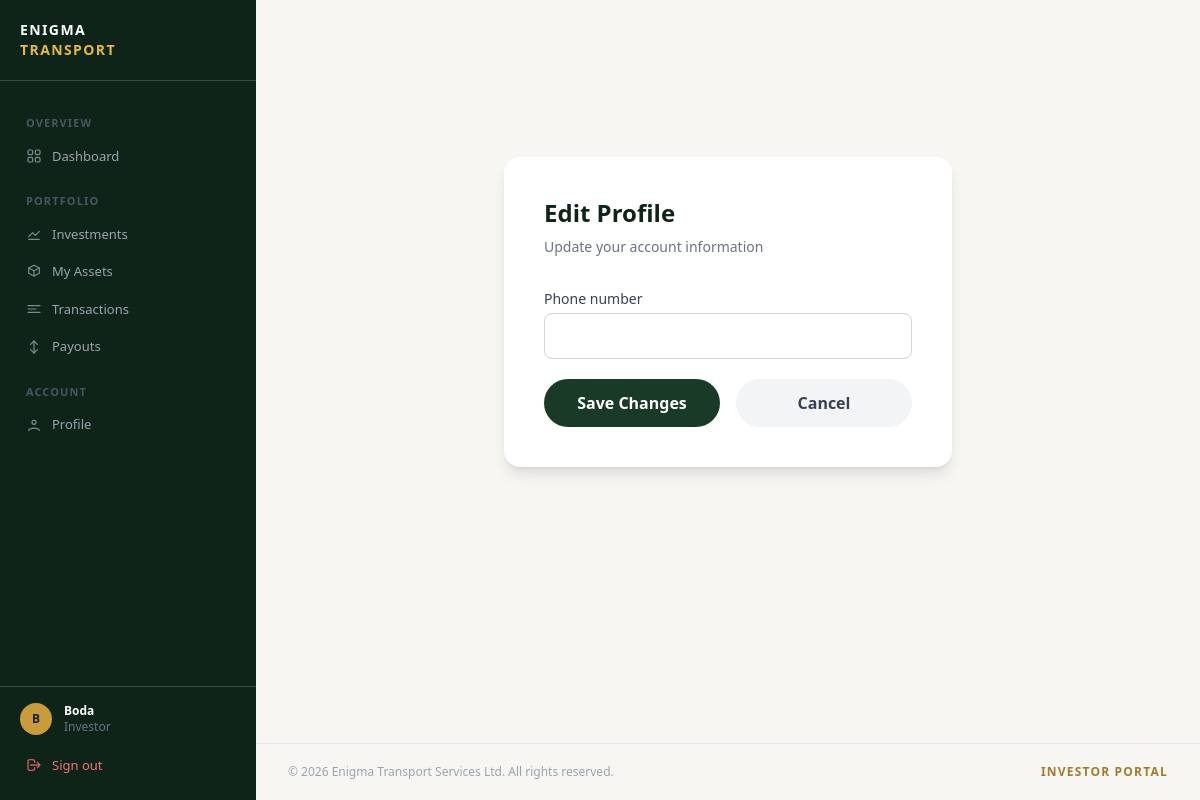
The page /investors/profile/edit/ (signed in) on the database its author committed.
### accounts/models.py (models this page shows, shortened)
class User(AbstractUser):
    ROLE_CHOICES = (
        ('admin', 'Admin'),
        ('investor', 'Investor'),
    )
    role = models.CharField(max_length=20, choices=ROLE_CHOICES, default='investor')
    email = models.EmailField(unique=True)  # ← add this
    created_at = models.DateTimeField(auto_now_add=True)

### investors/views.py (the view)
# urls.py: path('profile/edit/', views.profile_edit_view, name='profile_edit'),
@investor_required
def profile_edit_view(request):
    try:
        profile = request.user.investorprofile
    except InvestorProfile.DoesNotExist:
        return redirect('profile_create')
    if request.method == 'POST':
        form = InvestorProfileForm(request.POST, instance=profile)
        if form.is_valid():
            form.save()
            messages.success(request, 'Profile updated successfully.')
            return redirect('profile')
    else:
        form = InvestorProfileForm(instance=profile)
    return render(request, 'investors/profile_edit.html', {'form': form})

### investors/forms.py
class InvestorProfileForm(forms.ModelForm):
    class Meta:
        model = InvestorProfile
        fields = ('phone_number',)

### templates/investors/profile_edit.html (shortened to what this page needs)
{% extends 'base.html' %}
{% block dashboard_content %}
<div class="min-h-[70vh] flex items-center justify-center">
    <div class="bg-white rounded-2xl shadow-lg p-10 w-full max-w-md">
        <h2 class="text-2xl font-bold text-[#0f2419] mb-2">Edit Profile</h2>
        <p class="text-gray-500 text-sm mb-8">Update your account information</p>
        <form method="POST">
            {% for field in form %}
            <div class="mb-5">
                <label class="block text-sm font-medium text-gray-700 mb-1">{{ field.label }}</label>
                <input type="text" name="{{ field.html_name }}"
                    class="w-full border border-gray-300 rounded-lg px-4 py-3 text-sm focus:outline-none focus:ring-2 focus:ring-[#e6b84a]"
                    {% if field.value %}value="{{ field.value }}"{% endif %}>
            </div>
            {% endfor %}
            <div class="flex gap-4">
                <button type="submit"
                    class="flex-1 bg-[#1a3a28] text-white py-3 rounded-full font-semibold hover:bg-[#0f2419] transition">
                    Save Changes
                </button>
                <a href="{% url 'profile' %}"
                    class="flex-1 text-center bg-gray-100 text-gray-700 py-3 rounded-full font-semibold hover:bg-gray-200 transition">
                    Cancel
                </a>
            </div>
        </form>
    </div>
</div>
{% endblock %}

### templates/base.html (shortened to what this page needs)
<!DOCTYPE html>
<html lang="en">
<head>
    <script src="https://cdn.tailwindcss.com"></script>
</head>
<body class="bg-surface font-sans">
{% if user.is_authenticated %}
<aside id="sidebar">
    <div class="px-5 py-5 border-b border-forest-muted flex items-center justify-between shrink-0">
        <a href="/" class="flex flex-col leading-tight">
            <span class="text-white font-bold text-sm tracking-widest uppercase">Enigma</span>
            <span class="text-gold-light font-bold text-sm tracking-widest uppercase">Transport</span>
        </a>
    </div>
    <nav class="flex-1 px-3 py-4 overflow-y-auto min-h-0">
        {% if user.role == 'admin' %}
        <span class="nav-section">OVERVIEW</span>
        <a href="{% url 'admin_dashboard' %}" class="nav-item {% if request.resolver_match.url_name == 'admin_dashboard' %}active{% endif %}">
            <svg xmlns="http://www.w3.org/2000/svg"
                 viewBox="0 0 24 24"
                 fill="none"
                 stroke="currentColor"
                 stroke-width="1.8"
                 stroke-linecap="round"
                 stroke-linejoin="round"
                 class="w-6 h-6">
              <rect x="3" y="3" width="7" height="7" rx="2"/>
              <rect x="14" y="3" width="7" height="7" rx="2"/>
              <rect x="3" y="14" width="7" height="7" rx="2"/>
              <rect x="14" y="14" width="7" height="7" rx="2"/>
            </svg>
            Dashboard
        </a>
        <span class="nav-section">INVESTMENT</span>
        <a href="{% url 'admin_investor_list' %}" class="nav-item {% if 'investor' in request.resolver_match.url_name %}active{% endif %}">
            <svg xmlns="http://www.w3.org/2000/svg"
                 viewBox="0 0 24 24"
                 fill="none"
                 stroke="currentColor"
                 stroke-width="1.8"
                 stroke-linecap="round"
                 stroke-linejoin="round"
                 class="w-6 h-6">
              <circle cx="12" cy="8" r="3"/>
              <path d="M4 20c1.8-4.5 14.2-4.5 16 0"/>
            </svg>
            Investors
        </a>
        <a href="{% url 'admin_asset_list' %}" class="nav-item {% if 'asset' in request.resolver_match.url_name %}active{% endif %}">
            <svg xmlns="http://www.w3.org/2000/svg"
                 viewBox="0 0 24 24"
                 fill="none"
                 stroke="currentColor"
                 stroke-width="1.8"
                 stroke-linecap="round"
                 stroke-linejoin="round"
                 class="w-6 h-6">
              <path d="M12 2l8 4-8 4-8-4 8-4z"/>
              <path d="M4 6v8l8 4 8-4V6"/>
              <path d="M12 10v8"/>
            </svg>
            Assets
        </a>
        <span class="nav-section">FINANCE</span>
        <a href="{% url 'central_payment' %}" class="nav-item {% if 'payment' in request.resolver_match.url_name %}active{% endif %}">
            <svg xmlns="http://www.w3.org/2000/svg"
                 viewBox="0 0 24 24"
                 fill="none"
                 stroke="currentColor"
                 stroke-width="1.8"
                 stroke-linecap="round"
                 stroke-linejoin="round"
                 class="w-6 h-6">
              <rect x="3" y="5" width="18" height="14" rx="2"/>
              <path d="M3 10h18"/>
              <path d="M7 15h.01"/>
            </svg>
            Payments
        </a>
        <a href="{% url 'admin_transaction_list' %}" class="nav-item {% if 'transaction' in request.resolver_match.url_name %}active{% endif %}">
            <svg xmlns="http://www.w3.org/2000/svg"
                 viewBox="0 0 24 24"
                 fill="none"
                 stroke="currentColor"
                 stroke-width="1.8"
                 stroke-linecap="round"
                 stroke-linejoin="round"
                 class="w-6 h-6">
              <path d="M3 7h18"/>
              <path d="M3 12h12"/>
              <path d="M3 17h18"/>
              <path d="M17 10l3 2-3 2"/>
            </svg>
            Transactions
        </a>
        <a href="{% url 'admin_payout_list' %}" class="nav-item {% if 'payout' in request.resolver_match.url_name %}active{% endif %}">
            <svg xmlns="http://www.w3.org/2000/svg"
                 viewBox="0 0 24 24"
                 fill="none"
                 stroke="currentColor"
                 stroke-width="1.8"
                 stroke-linecap="round"
                 stroke-linejoin="round"
                 class="w-6 h-6">
              <path d="M12 3v18"/>
              <path d="M7 8l5-5 5 5"/>
              <path d="M7 16l5 5 5-5"/>
            </svg>
            Payouts
        </a>
        <a href="{% url 'remittance_list' %}" class="nav-item {% if 'remittance' in request.resolver_match.url_name %}active{% endif %}">
            <svg xmlns="http://www.w3.org/2000/svg"
                 viewBox="0 0 24 24"
                 fill="none"
                 stroke="currentColor"
                 stroke-width="1.8"
                 stroke-linecap="round"
                 stroke-linejoin="round"
                 class="w-6 h-6">
              <path d="M7 7h10"/>
              <path d="M7 12h10"/>
              <path d="M7 17h10"/>
              <path d="M16 5l3 2-3 2"/>
            </svg>
            Remittance History
        </a>
        <span class="nav-section">SYSTEM</span>
        <a href="{% url 'admin_auditlog_list' %}" class="nav-item {% if 'auditlog' in request.resolver_match.url_name %}active{% endif %}">
            <svg xmlns="http://www.w3.org/2000/svg"
                 viewBox="0 0 24 24"
                 fill="none"
                 stroke="currentColor"
                 stroke-width="1.8"
                 stroke-linecap="round"
                 stroke-linejoin="round"
                 class="w-6 h-6">
              <path d="M9 4h6"/>
              <path d="M8 7h8"/>
              <path d="M6 20h12a2 2 0 0 0 2-2V6"/>
              <path d="M6 6v12a2 2 0 0 0 2 2"/>
            </svg>
            Audit Logs
        </a>
        {% else %}
        <span class="nav-section">Overview</span>
        <a href="{% url 'investor_dashboard' %}" class="nav-item {% if request.resolver_match.url_name == 'investor_dashboard' %}active{% endif %}">
            Dashboard
        </a>
        <span class="nav-section">Portfolio</span>
        <a href="{% url 'investment_list' %}" class="nav-item {% if 'investment' in request.resolver_match.url_name %}active{% endif %}">
            <svg xmlns="http://www.w3.org/2000/svg"
                 viewBox="0 0 24 24"
                 fill="none"
                 stroke="currentColor"
                 stroke-width="1.8"
                 stroke-linecap="round"
                 stroke-linejoin="round"
                 class="w-6 h-6">
              <path d="M4 16l6-6 4 4 6-6"/>
              <path d="M4 20h16"/>
            </svg>
            Investments
        </a>
        <a href="{% url 'asset_list' %}" class="nav-item {% if request.resolver_match.url_name == 'asset_list' %}active{% endif %}">
            <svg xmlns="http://www.w3.org/2000/svg"
                 viewBox="0 0 24 24"
                 fill="none"
                 stroke="currentColor"
                 stroke-width="1.8"
                 stroke-linecap="round"
                 stroke-linejoin="round"
                 class="w-6 h-6">
              <path d="M12 2l8 4-8 4-8-4 8-4z"/>
              <path d="M4 6v8l8 4 8-4V6"/>
              <path d="M12 10v8"/>
            </svg>
            My Assets
        </a>
        <a href="{% url 'transaction_list' %}" class="nav-item {% if request.resolver_match.url_name == 'transaction_list' %}active{% endif %}">
            <svg xmlns="http://www.w3.org/2000/svg"
                 viewBox="0 0 24 24"
                 fill="none"
                 stroke="currentColor"
                 stroke-width="1.8"
                 stroke-linecap="round"
                 stroke-linejoin="round"
                 class="w-6 h-6">
              <path d="M3 7h18"/>
              <path d="M3 12h12"/>
              <path d="M3 17h18"/>
            </svg>
            Transactions
        </a>
        <a href="{% url 'payout_list' %}" class="nav-item {% if request.resolver_match.url_name == 'payout_list' %}active{% endif %}">
            <svg xmlns="http://www.w3.org/2000/svg"
                 viewBox="0 0 24 24"
                 fill="none"
                 stroke="currentColor"
                 stroke-width="1.8"
                 stroke-linecap="round"
                 stroke-linejoin="round"
                 class="w-6 h-6">
              <path d="M12 3v18"/>
              <path d="M7 8l5-5 5 5"/>
              <path d="M7 16l5 5 5-5"/>
            </svg>
            Payouts
        </a>
        <span class="nav-section">Account</span>
        <a href="{% url 'profile' %}" class="nav-item {% if request.resolver_match.url_name == 'profile' %}active{% endif %}">
            <svg xmlns="http://www.w3.org/2000/svg"
                 viewBox="0 0 24 24"
                 fill="none"
                 stroke="currentColor"
                 stroke-width="1.8"
                 stroke-linecap="round"
                 stroke-linejoin="round"
                 class="w-6 h-6">
              <circle cx="12" cy="8" r="3"/>
              <path d="M4 20c1.8-4.5 14.2-4.5 16 0"/>
            </svg>
            Profile
        </a>
        {% endif %}
    </nav>
    <div class="border-t border-forest-muted px-3 py-4 shrink-0">
        <div class="flex items-center gap-3 px-2 mb-3">
            <div class="w-8 h-8 rounded-full bg-gold flex items-center justify-center text-forest-dark text-xs font-bold shrink-0">
                {{ user.username|first|upper }}
            </div>
            <div class="flex-1 min-w-0">
                <p class="text-white text-xs font-semibold truncate">{{ user.username }}</p>
                <p class="text-gray-500 text-xs capitalize">{{ user.role }}</p>
            </div>
        </div>
        <a href="{% url 'logout' %}" class="nav-item w-full text-red-400 hover:text-red-300 hover:bg-red-950/30">
            <svg fill="none" stroke="currentColor" viewBox="0 0 24 24"><path stroke-linecap="round" stroke-linejoin="round" stroke-width="2" d="M17 16l4-4m0 0l-4-4m4 4H7m6 4v1a3 3 0 01-3 3H6a3 3 0 01-3-3V7a3 3 0 013-3h4a3 3 0 013 3v1"/></svg>
            Sign out
        </a>
    </div>
</aside>
    <div id="main-content">
        <main class="flex-1 px-6 lg:px-8 py-8">{% block dashboard_content %}{% endblock %}</main>
        <footer class="px-6 lg:px-8 py-5 border-t border-gray-200">
            <div class="flex flex-col sm:flex-row justify-between items-center gap-1 text-xs text-gray-400">
                <span>&copy; 2026 Enigma Transport Services Ltd. All rights reserved.</span>
                <span class="text-gold-muted font-semibold tracking-widest uppercase text-xs">Investor Portal</span>
            </div>
        </footer>
    </div>
{% endif %}
</body>
</html>

### templates/base.html (style rules this page uses)
body { font-family: 'Inter', sans-serif; }
#sidebar { width: 256px; height: 100vh; position: fixed; top: 0; left: 0; display: flex; flex-direction: column; background: #0f2419; z-index: 40; transition: transform 0.25s ease; overflow: hidden; }
#main-content { margin-left: 256px; min-height: 100vh; display: flex; flex-direction: column; }
.nav-item { display: flex; align-items: center; gap: 10px; padding: 9px 14px; border-radius: 10px; font-size: 0.8125rem; font-weight: 500; color: #9ca3af; transition: background 0.15s, color 0.15s; text-decoration: none; }
nav { scrollbar-width: thin; scrollbar-color: #2d5240 transparent; }
.nav-item svg { width: 16px; height: 16px; flex-shrink: 0; opacity: 0.8; }
.nav-section { font-size: 0.6875rem; font-weight: 600; letter-spacing: 0.1em; text-transform: uppercase; color: #4b5563; padding: 0 14px; margin: 18px 0 6px; display: block; }
.bg-gold { background-color: #c89b3c; }
.bg-surface { background-color: #f7f6f2; }
.text-forest-dark { color: #0f2419; }
.text-gold-light { color: #e6b84a; }
.text-gold-muted { color: #a07c2e; }
.border-forest-muted { border-color: #2d5240; }

### rows shown on the page
User: username|first "B", username "Boda", role "Investor"

### other values the page prints
{{ field.label }} "Phone number"
